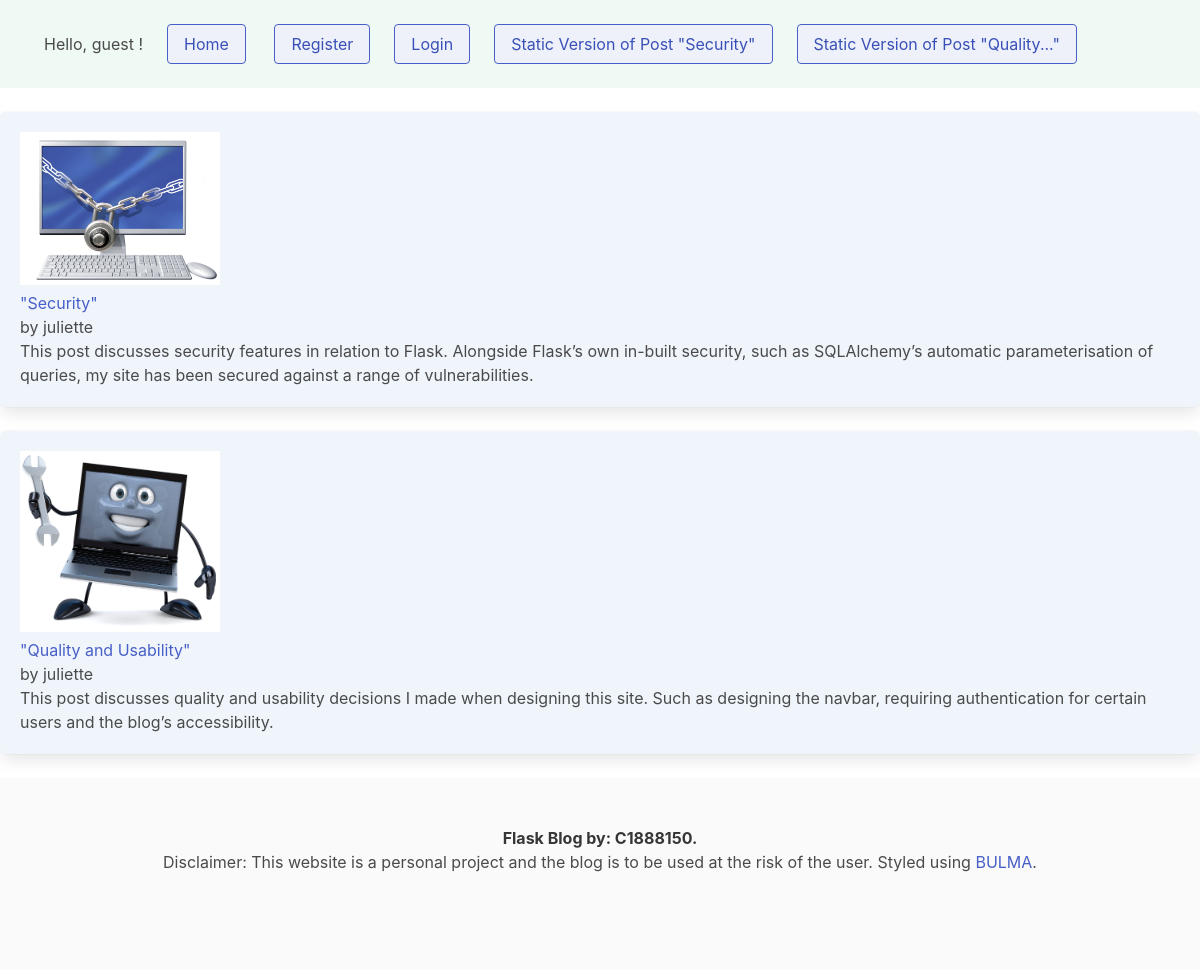
The page /home on the database its author committed.
### blog/models.py (models this page shows, shortened)
class Post(db.Model):
  id = db.Column(db.Integer, primary_key=True)
  date = db.Column(db.DateTime, nullable=False, default=datetime.utcnow)
  title = db.Column(db.Text, nullable=False)
  content_summary = db.Column(db.Text, nullable=False)
  content = db.Column(db.Text, nullable=False)
  image_file = db.Column(db.String(40), nullable=False, default='default.jpg')
  author_id = db.Column(db.Integer, db.ForeignKey('user.id'), nullable=False)

class User(UserMixin,db.Model):
  id = db.Column(db.Integer, primary_key=True)
  first_name = db.Column(db.String(20), unique=False, nullable=False)
  last_name = db.Column(db.String(20), unique=False, nullable=False)
  email = db.Column(db.String(100), unique=True, nullable=False)
  hashed_password=db.Column(db.String(128))
  post = db.relationship('Post', backref='user', lazy=True)
  comment = db.relationship('Comments', backref='user', lazy=True)
  @property
  def password(self):
    raise AttributeError('Password is not readable.')

### blog/routes.py (the view)
@app.route("/")
@app.route("/home", methods=['GET','POST'])
def home():
  posts=Post.query.all()
  return render_template('home.html',posts=posts)

### blog/templates/home.html
{% extends "layout.html" %}
{% block content %}
<br>
{% for post in posts %}
<div class="tile is-parent" >
  <article class="tile is-child box has-background-info-light	">
  <p><a href="{{ url_for('post', post_id=post.id) }}">
    <img src="{{ url_for('static', filename='img/' + post.image_file) }}" width="200" height="200"></p>
    <p>  "{{ post.title }}"</a></p>
    <p>by {{ post.user.first_name }}</p>
    <p>{{ post.content_summary }}</p>
  </article>
</div>
{% endfor %}
{% endblock content %}

### blog/templates/layout.html (shortened to what this page needs)
<!DOCTYPE html>
<html>
<head>
<link rel="stylesheet" href="https://cdn.jsdelivr.net/npm/bulma@0.9.4/css/bulma.min.css">
</head>
<nav class="navbar has-background-success-light	is-spaced	">
<div class="navbar-brand">
    <div class="navbar-item">
  {% if current_user.is_anonymous %}
  Hello, guest !
  {% else %}
  Hello, {{ current_user.first_name }} !
  {% endif %}
</div>
</div>
<div class="navbar-item">
<a href="{{ url_for('home') }}" class="button is-link is-primary is-light is-outlined">Home</a>&nbsp
</div>
<div class="navbar-item">
<a href="{{ url_for('register') }}" class="button is-link is-primary is-light is-outlined">Register</a>
</div>
<div class="navbar-item">
<a href="{{ url_for('login') }}" class="button is-link is-primary is-light is-outlined">Login</a>
</div>
<div class="navbar-item">
  <a href="{{ url_for('staticposts') }}" class="button is-link is-primary is-light is-outlined">Static Version of Post "Security"</a>
  </div>
  <div class="navbar-item">
    <a href="{{ url_for('quality_usability') }}" class="button is-link is-primary is-light is-outlined">Static Version of Post "Quality..."</a>
    </div>
</nav>
<body>
<div class="columns is-flex-direction-column is-fullheight-100vh">
{% block content %}
{% endblock %}
</div>
</body>
  <footer class="footer is-align-items-self-end">
    <div class="content has-text-centered">
      <p>
        <strong>Flask Blog by: C1888150.</strong> <br> Disclaimer: This website is a personal project and the blog is to be used at the risk of the user.
         Styled using <a href="http://creativecommons.org/licenses/by-nc-sa/4.0/">BULMA</a>.
      </p>
    </div>
  </footer>
</html>

### rows shown on the page
Post: image_file (picture), title "Security", user.first_name "juliette", content_summary "This post discusses security features in relation to Flask. Alongside Flask’s own in-built security, such as SQLAlchemy’s automatic parameterisation of queries, my site has been secured against a range of vulnerabilities."
Post: image_file (picture), title "Quality and Usability", user.first_name "juliette", content_summary "This post discusses quality and usability decisions I made when designing this site. Such as designing the navbar, requiring authentication for certain users and the blog’s accessibility."
